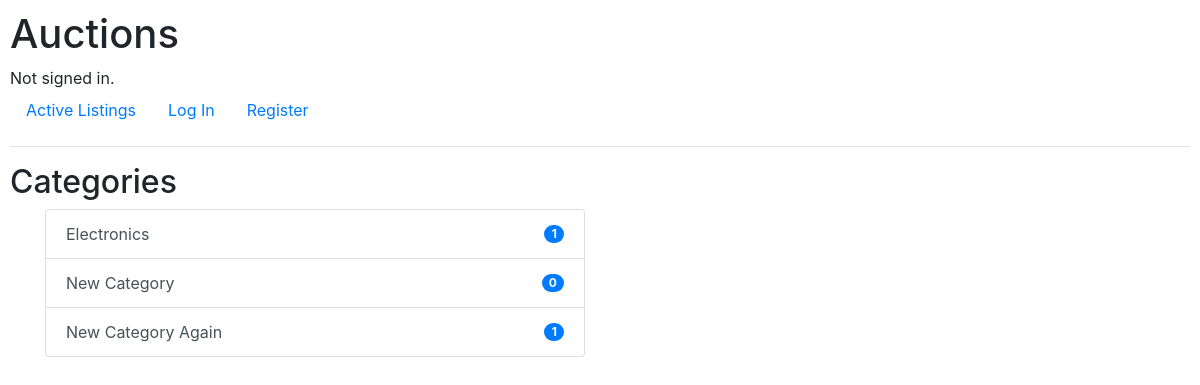
/categories, run on an earlier commit of the app's database.
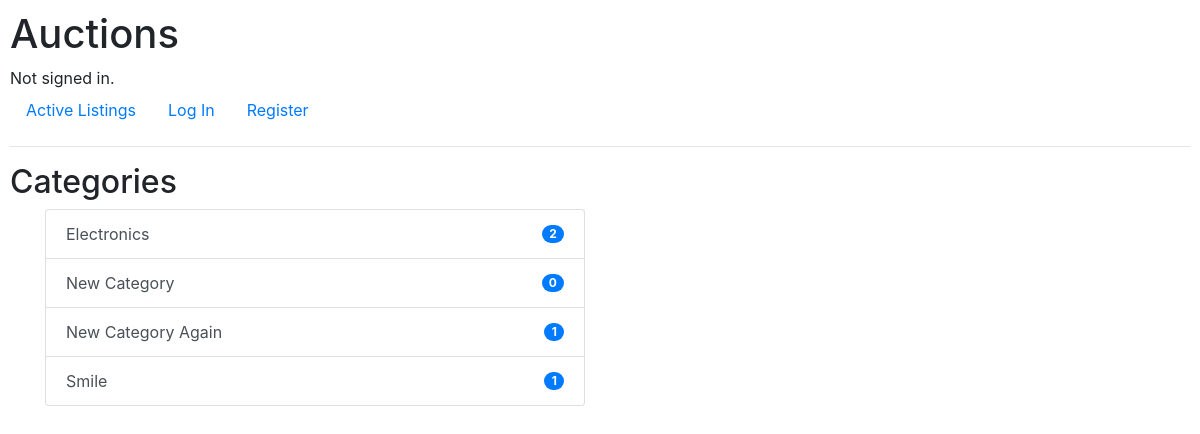
And on a later commit of the database.
### auctions/models.py (models this page shows, shortened)
class Category(models.Model):
    name = models.CharField(max_length=64)

### auctions/views.py (the view)
# urls.py: path("categories", views.categories, name="categories"),
def categories(request):
    count_active_categories = Category.objects.annotate(
        num_items=Sum(
            Case(
                When(category_items__is_active=True, then=1),
                default=0,
            ),
            output_field=IntegerField()
        )
    )
    context = {
        "categories": count_active_categories
    }
    return render(request, "auctions/categories.html", context)

### auctions/templates/auctions/categories.html
{% extends "auctions/layout.html" %}
{% block body %}
    <h2>Categories</h2>
    <div class="container">
      <div class="row">
      {% if categories %}
        <div class="col-6">
          <div class="list-group">
          {% for category in categories %}
            <a href="{% url 'auctions:category' category_id=category.id %}" class="list-group-item list-group-item-action d-flex
            justify-content-between align-items-center">
              {{ category.name }}
              <span class="badge badge-primary badge-pill">{{ category.num_items }}</span>
            </a>
          {% endfor %}
          </div>
        </div>
      {% else %}
        <div class="col-10">
          <h4>No categories to display</h4>
        </div>
      {% endif %}
      </div>
    </div>
{% endblock %}

What changed in the data, as far as the page shows it:
computed for Category "Electronics": num_items "1" → "2"
added Category: name "Smile", num_items "1"
